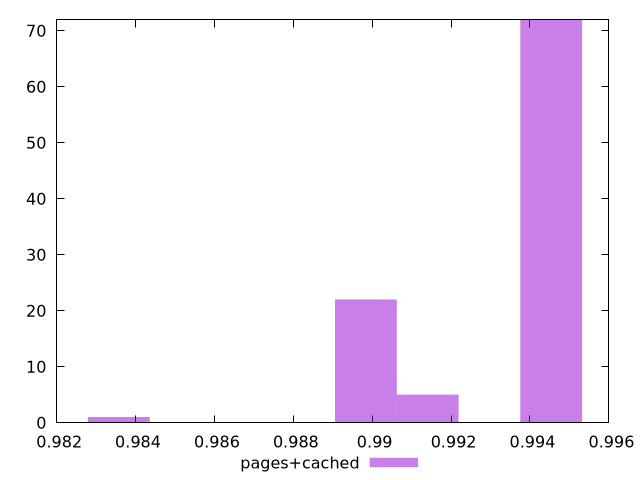

This figure's gnuplot source:
$_pagesCached <<EOF
0.9945388542842366 72
0.9898402455238386 22
0.983575433843308 1
0.9914064484439713 5
EOF
set key outside below
set terminal pngcairo
set output "report_00004_2020-11-02T20-21-41.718Z/first-cpu-idle/pages+cached//hist.png"
set yrange [0:72]
set boxwidth 0.001566202920132656
set style fill transparent solid 0.5 noborder
plot $_pagesCached title "pages+cached" with boxes ,
